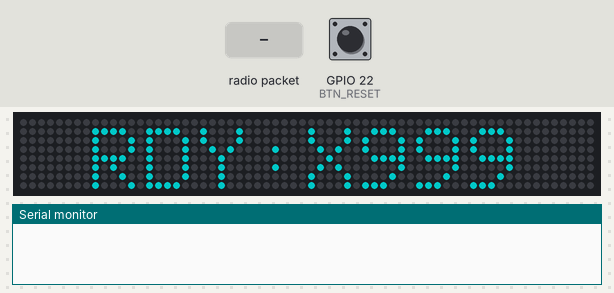
Recording of a sketch running on a simulated ESP32. On the bench: 64×8 RGB LED matrix (first LED top left, wired row by row), the last lines printed to the serial monitor. Inputs (shaded band) come from the test bench; at power-on: GPIO 22 (BTN_RESET) HIGH. Dim RGB values are drawn brighter than linear; WiFi joins after 1.5 s; servers stay silent unless stated; I2S audio is not simulated (input reads silence).

Above: at 1.8 s.
1.9 s: radio packet "SEQ_START" arrives
At 3.2 s:
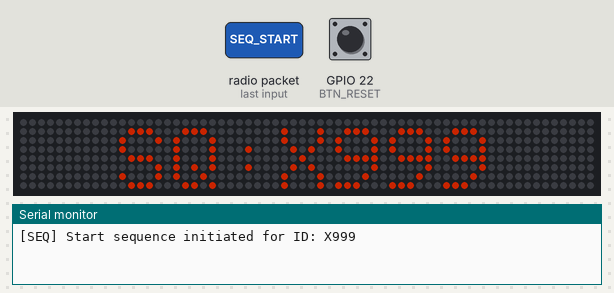
4.9 s: radio packet "START" arrives
At 6.8 s:
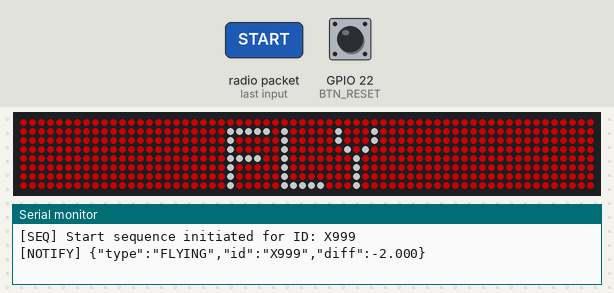
7.9 s: radio packet "SEQ_START" arrives
At 10.7 s:
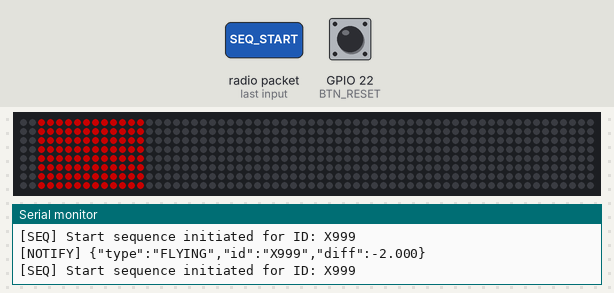
10.9 s: radio packet "FORCE_DNF" arrives
At 11.7 s:
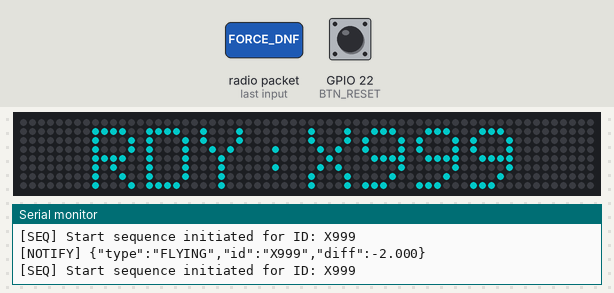
12.4 s: radio packet "SEQ_START" arrives
At 13.5 s:
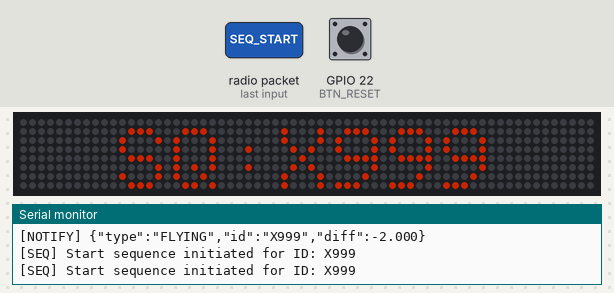
15.4 s: GPIO 22 (BTN_RESET) pulled LOW for 0.15 s
At 16.7 s:
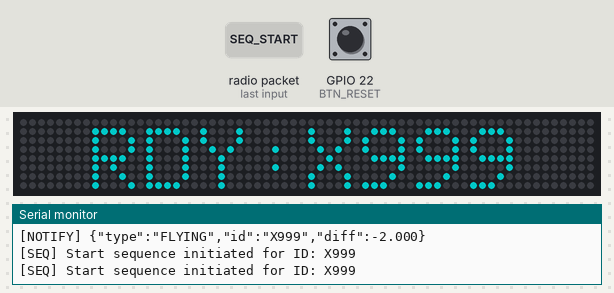
Timing chart, 0 to 18.0 s (numbered marks = the images above; inputs shaded):
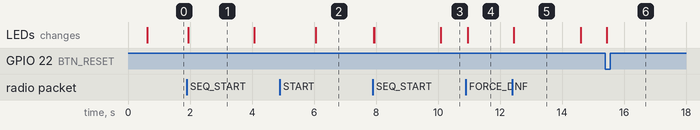

The sketch:

signal_board.ino
```cpp
/*
 * ====================================================================
 * MGTS (Moto Gymkhana Timing System) - Signal Board Core Unit
 * * [Architecture Highlights]
 * 1. 自律型カウントダウンシーケンス (Autonomous Countdown Sequence)
 * 2. キャストガード・フライング判定 (Cast-Guard Flying Detection)
 * 3. 共通エッジ・ステート管理: メイン基板同様、基本を X999 とし
 * ENTRY受信でIDを更新。ペナルティ検知時はIDを付与して送信。
 * 4. 多重起動ロック (Sequence Execution Lock):
 * 既にシグナルが進行している状態(isSequenceActive)で
 * 重複してSEQ_STARTを受信した場合、連打とみなして安全に破棄する。
 * ====================================================================
 */

#include <SPI.h>
#include <Ethernet.h>
#include <WiFi.h>
#include <esp_now.h>
#include <esp_wifi.h>
#include <Adafruit_GFX.h>
#include <Adafruit_NeoMatrix.h>
#include <driver/i2s.h>
#include <math.h>
#include <ArduinoJson.h>

/* ====================================================================
 * L3 ネットワーク構成 (有線LAN / W5500)
 * ==================================================================== */
IPAddress ip_eth(192, 168, 1, 30);
IPAddress dns(192, 168, 1, 1);
IPAddress gateway(192, 168, 1, 1);
IPAddress subnet(255, 255, 255, 0);
byte mac[] = { 0xDE, 0xAD, 0xBE, 0xEF, 0xFE, 0x30 };
const int UDP_PORT   = 5005;

/* ====================================================================
 * ハードウェア・ピン定義
 * ==================================================================== */
#define LED_PIN       21
#define BTN_RESET     22

#define ETH_CS_PIN    1
#define ETH_RST_PIN   2
#define SPI_SCK       19
#define SPI_MISO      20
#define SPI_MOSI      18

#define PIN_BCK       23
#define PIN_LCK       16
#define PIN_DIN       17
#define I2S_NUM       I2S_NUM_0

Adafruit_NeoMatrix matrix = Adafruit_NeoMatrix(64, 8, LED_PIN,
  NEO_MATRIX_TOP + NEO_MATRIX_LEFT + NEO_MATRIX_COLUMNS + NEO_MATRIX_ZIGZAG,
  NEO_GRB + NEO_KHZ800);

EthernetUDP ethUdp;
char packetBuffer[512];

/* ====================================================================
 * シグナル制御構造・ステート管理
 * ==================================================================== */
uint8_t hubAddress[] = {0x58, 0xE6, 0xC5, 0x12, 0x97, 0xCC};

unsigned long seqStartTime = 0;
unsigned long expectedGreenTime = 0;
unsigned long flyingStartTime = 0;

bool isSequenceActive = false;
bool hasStartedPhysical = false;

enum SignalState { STATE_READY, STATE_DELAY, STATE_RED1, STATE_RED2, STATE_YELLOW, STATE_GREEN, STATE_FLYING };
SignalState currentSignalState = STATE_READY;

String nextRiderID = "X999";
String currentRiderId = "X999";

int16_t sine_table[256];

/* ====================================================================
 * ユーティリティ・コア関数
 * ==================================================================== */
void showStatus(String txt, uint16_t color) {
  matrix.setTextColor(color);
  int x = (64 - (txt.length() * 6)) / 2;
  matrix.setCursor(x >= 0 ? x : 0, 1); matrix.print(txt);
}

void notifyControlHub(String eventType, String id, float diffSec) {
  String json = "{\"type\":\"" + eventType + "\",\"id\":\"" + id + "\",\"diff\":" + String(diffSec, 3) + "}";
  esp_now_send(hubAddress, (uint8_t *)json.c_str(), json.length());
  Serial.println("[NOTIFY] " + json);
}

void playTone(float frequency, unsigned long duration_ms) {
  size_t bw; unsigned long num_samples = (44100 * duration_ms) / 1000; int16_t buffer[1024]; uint32_t phase = 0; uint32_t phase_step = (frequency * 4294967296.0) / 44100.0;
  unsigned long samples_sent = 0;
  while (samples_sent < num_samples) {
    int to_send = min((unsigned long)512, num_samples - samples_sent);
    for (int i = 0; i < to_send; i++) {
      int env = 256; if (samples_sent + i < 1000) env = ((samples_sent + i) * 256) / 1000; else if (num_samples - (samples_sent + i) < 1000) env = ((num_samples - (samples_sent + i)) * 256) / 1000;
      buffer[i*2] = (sine_table[phase >> 24] * env) >> 8; buffer[i*2+1] = buffer[i*2]; phase += phase_step;
    }
    i2s_write(I2S_NUM, buffer, to_send * 4, &bw, portMAX_DELAY); samples_sent += to_send;
  }
  i2s_zero_dma_buffer(I2S_NUM);
}

void playPenaltySound() {
  for(int i = 0; i < 6; i++) {
    playTone(2000, 60);
    playTone(1400, 60);
  }
  playTone(800, 400);
}

/* ====================================================================
 * 上位プロトコル・コマンドハンドラ
 * ==================================================================== */
void processCommand(String rawMsg) {
  String msg = rawMsg; msg.trim();

  if (msg.startsWith("{")) {
    JsonDocument doc;
    if (!deserializeJson(doc, msg)) {
      if (doc["type"] == "ENTRY") nextRiderID = doc["id"].as<String>();
    }
    return;
  }

  if (msg == "SEQ_START") {
    // ★追加: 多重起動ロック (連打ガード)
    // 既にシグナル進行中の場合は、追加の開始要求を完全に無視する
    if (isSequenceActive) {
      Serial.println("[SEQ] Ignore: Sequence already running.");
      return;
    }

    currentRiderId = nextRiderID;
    nextRiderID = "X999";

    seqStartTime = millis();
    expectedGreenTime = seqStartTime + 5000;
    isSequenceActive = true;
    hasStartedPhysical = false;
    currentSignalState = STATE_DELAY;
    Serial.println("[SEQ] Start sequence initiated for ID: " + currentRiderId);
  }
  else if (msg == "START") {
    if (!isSequenceActive || hasStartedPhysical) return;

    hasStartedPhysical = true;
    long diffMs = (long)millis() - (long)expectedGreenTime;
    float diffSec = (float)diffMs / 1000.0;

    if (diffMs < 0) {
      currentSignalState = STATE_FLYING;
      flyingStartTime = millis();
      notifyControlHub("FLYING", currentRiderId, diffSec);
      playPenaltySound();
    } else {
      notifyControlHub("REACTION", currentRiderId, diffSec);
    }
  }
  else if (msg == "FORCE_DNF") {
    isSequenceActive = false;
    currentSignalState = STATE_READY;
  }
}

/* ====================================================================
 * ESP-NOW 受信コールバック
 * ==================================================================== */
void OnDataRecv(const esp_now_recv_info_t *recv_info, const uint8_t *incomingData, int len) {
  char msg[len + 1]; memcpy(msg, incomingData, len); msg[len] = '\0'; processCommand(String(msg));
}

/* ====================================================================
 * 初期化ルーチン
 * ==================================================================== */
void setup() {
  Serial.begin(115200); pinMode(BTN_RESET, INPUT_PULLUP); matrix.begin(); matrix.setBrightness(100);
  for (int i = 0; i < 256; i++) sine_table[i] = (int16_t)(15000.0 * sin(2.0 * M_PI * i / 256.0));

  // W5500 初期化
  pinMode(ETH_RST_PIN, OUTPUT);
  digitalWrite(ETH_RST_PIN, LOW); delay(100);
  digitalWrite(ETH_RST_PIN, HIGH); delay(500);
  SPI.begin(SPI_SCK, SPI_MISO, SPI_MOSI, ETH_CS_PIN);
  Ethernet.init(ETH_CS_PIN);
  Ethernet.begin(mac, ip_eth, dns, gateway, subnet);

  if (Ethernet.hardwareStatus() == EthernetNoHardware) {
    Serial.println("W5500 not found.");
  } else {
    ethUdp.begin(UDP_PORT);
  }

  // ESP-NOW 初期化
  WiFi.mode(WIFI_STA); esp_wifi_set_channel(1, WIFI_SECOND_CHAN_NONE); WiFi.disconnect();
  if (esp_now_init() == ESP_OK) {
    esp_now_register_recv_cb(OnDataRecv);
    esp_now_peer_info_t peer = {}; memcpy(peer.peer_addr, hubAddress, 6); peer.channel = 1; esp_now_add_peer(&peer);
  }

  // DAC 音声ライン初期化
  i2s_config_t i2s_config = { .mode = (i2s_mode_t)(I2S_MODE_MASTER|I2S_MODE_TX), .sample_rate = 44100, .bits_per_sample = I2S_BITS_PER_SAMPLE_16BIT, .channel_format = I2S_CHANNEL_FMT_RIGHT_LEFT, .communication_format = I2S_COMM_FORMAT_STAND_I2S, .intr_alloc_flags = ESP_INTR_FLAG_LEVEL1, .dma_buf_count = 8, .dma_buf_len = 64, .use_apll = false, .tx_desc_auto_clear = true };
  i2s_pin_config_t pin_config = { .bck_io_num = PIN_BCK, .ws_io_num = PIN_LCK, .data_out_num = PIN_DIN, .data_in_num = I2S_PIN_NO_CHANGE };
  i2s_driver_install(I2S_NUM, &i2s_config, 0, NULL); i2s_set_pin(I2S_NUM, &pin_config); i2s_zero_dma_buffer(I2S_NUM);
}

/* ====================================================================
 * メインループ（スケジューラ）
 * ==================================================================== */
void loop() {
  unsigned long now = millis();

  // [Task 1] 有線LANルート パケットチェック
  int pEth = ethUdp.parsePacket();
  if (pEth) {
    int len = ethUdp.read(packetBuffer, 511);
    if (len > 0) { packetBuffer[len] = 0; processCommand(String(packetBuffer)); }
  }

  // [Task 2] シグナル状態の自動進行
  if (isSequenceActive) {
    if (currentSignalState != STATE_FLYING) {
      long elapsed = now - seqStartTime;
      if (elapsed >= 2000 && elapsed < 3000 && currentSignalState != STATE_RED1) { currentSignalState = STATE_RED1; playTone(440, 150); }
      else if (elapsed >= 3000 && elapsed < 4000 && currentSignalState != STATE_RED2) { currentSignalState = STATE_RED2; playTone(440, 150); }
      else if (elapsed >= 4000 && elapsed < 5000 && currentSignalState != STATE_YELLOW) { currentSignalState = STATE_YELLOW; playTone(440, 150); }
      else if (elapsed >= 5000 && currentSignalState != STATE_GREEN) { currentSignalState = STATE_GREEN; playTone(880, 500); }

      if (currentSignalState == STATE_GREEN && elapsed > 15000) {
        isSequenceActive = false; currentSignalState = STATE_READY;
      }
    } else {
      if (now - flyingStartTime > 3000) {
        isSequenceActive = false; currentSignalState = STATE_READY;
      }
    }
  }

  // [Task 3] 物理ボタンデバウンス処理
  static bool lastBtnState = HIGH; bool currentBtnState = digitalRead(BTN_RESET);
  if (currentBtnState == LOW && lastBtnState == HIGH) processCommand("FORCE_DNF");
  lastBtnState = currentBtnState;

  // [Task 4] マトリクスLED レンダリング
  matrix.fillScreen(0);
  uint16_t c_dim = matrix.Color(10, 10, 10), c_red = matrix.Color(255, 0, 0), c_yellow = matrix.Color(255, 180, 0), c_green = matrix.Color(0, 255, 0);

  if (currentSignalState == STATE_READY) {
    showStatus("RDY:" + nextRiderID, matrix.Color(0, 255, 255));
  }
  else if (currentSignalState == STATE_DELAY) {
    showStatus("SQ:" + currentRiderId, matrix.Color(255, 128, 0));
  }
  else if (currentSignalState == STATE_FLYING) {
    matrix.fillScreen(c_red);
    showStatus("FLY", matrix.Color(255, 255, 255));
  }
  else {
    matrix.fillRect(2, 0, 12, 8, c_dim); matrix.fillRect(18, 0, 12, 8, c_dim); matrix.fillRect(34, 0, 12, 8, c_dim); matrix.fillRect(50, 0, 12, 8, c_dim);
    if (currentSignalState == STATE_RED1) matrix.fillRect(2, 0, 12, 8, c_red);
    else if (currentSignalState == STATE_RED2) { matrix.fillRect(2, 0, 12, 8, c_red); matrix.fillRect(18, 0, 12, 8, c_red); }
    else if (currentSignalState == STATE_YELLOW) { matrix.fillRect(2, 0, 12, 8, c_red); matrix.fillRect(18, 0, 12, 8, c_red); matrix.fillRect(34, 0, 12, 8, c_yellow); }
    else if (currentSignalState == STATE_GREEN) { matrix.fillRect(2, 0, 12, 8, c_green); matrix.fillRect(18, 0, 12, 8, c_green); matrix.fillRect(34, 0, 12, 8, c_green); matrix.fillRect(50, 0, 12, 8, c_green); }
  }
  matrix.show();

  delay(20);
}
```

Measured:
- after the input at 1.9 s, the LEDs: change after 0.05 s (image 1)
- after the input at 4.9 s, the LEDs: change after 1.2 s (image 2)
- after the input at 7.9 s, the LEDs: first differ from a run without the input after 0.05 s (image 3 shows a later state)
- after the input at 10.9 s, the LEDs: change after 0.06 s (image 4)
- after the input at 12.4 s, the LEDs: change at once (image 5)
- after the input at 15.4 s, the LEDs: change at once (image 6)
- what the display in image 1 shows lasts 2.2 s, from 1.9 s to 4.1 s
